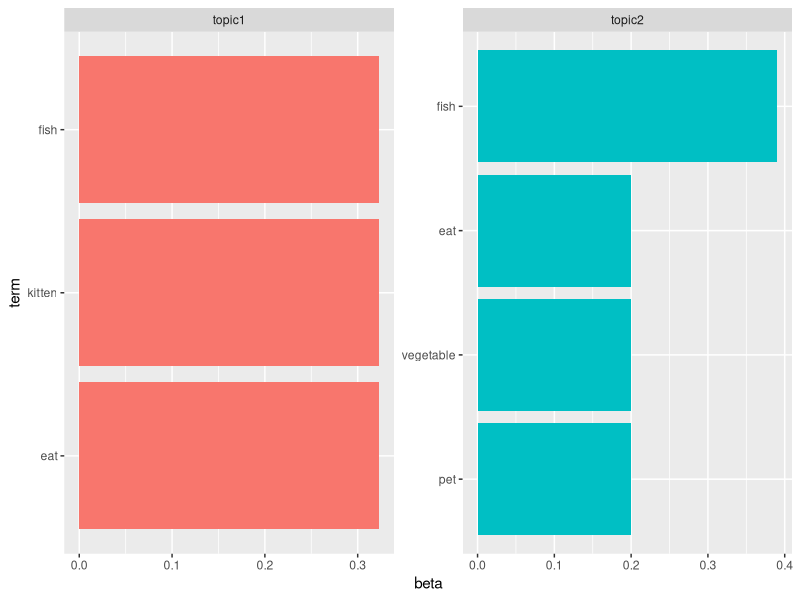
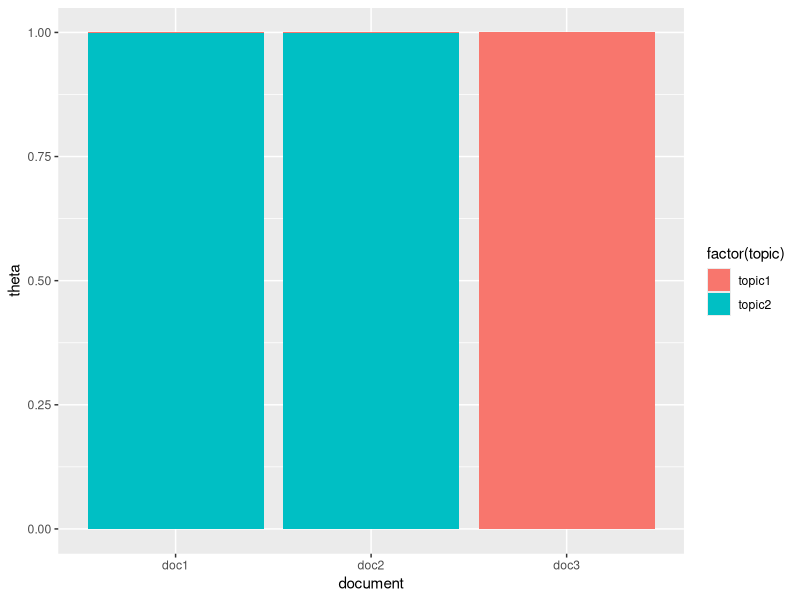

These charts were generated, in order, by the following R code:
## ---- chunk 1
library(dplyr)
library(ggplot2)
## ---- chunk 2
library(dplyr)
library(ggplot2)

rawdocs <- c('eat fish vegetable',   # I eat fish and vegetables
             'fish pet',             # Fish are pets
             'kitten eat fish')       # Kitten east fish
             

# generate a list of lemmas
docs <- strsplit(rawdocs, split=' ', perl=T) 
docs
## ---- chunk 3
# create a vocabulary list
vocab <- unique(unlist(docs))
vocab
## ---- chunk 4
# number of topics
K <- 2 
# dirichlet prior.
alpha <- 0.001
# dirichlet prior.
eta <- 0.05 
# iterations for collapsed gibbs sampling
iterations <- 20 
# set the seed
set.seed(12345)
# replace words with wordIDs
for(i in 1:length(docs)) docs[[i]] <- match(docs[[i]], vocab)
# Visualize the documents with word ids
docs
## ---- chunk 5
# initialize en empty word-topic count matrix.
wt <- matrix(0, K, length(vocab)) 
# initialize an empty topic-allocation list ta
ta <- sapply(docs, function(x) rep(0, length(x)))
## ---- chunk 6
wt
## ---- chunk 7
ta
## ---- chunk 8
for(d in 1:length(docs)){ 
    for(w in 1:length(docs[[d]])){
      # randomly assign topic to token w
      ta[[d]][w] <- sample(1:K, 1) 
      # topic index
      ti <- ta[[d]][w]
      # wordID for token w
      wi <- docs[[d]][w] 
      # update word-topic count matrix   
      wt[ti,wi] <- wt[ti,wi]+1   
  }
}
ta 
wt
## ---- chunk 9
dt <- matrix(0, length(docs), K)
for(d in 1:length(docs)){ 
    for(t in 1:K){ 
    dt[d,t] <- sum(ta[[d]]==t) 
  }
}
dt
## ---- chunk 10
for(i in 1:iterations){ 
  for(d in 1:length(docs)){ 
    for(w in 1:length(docs[[d]])){ 
      
      t0 <- ta[[d]][w] # initial topic assignment to token w
      wid <- docs[[d]][w] # wordID of token w
      
      dt[d,t0] <- dt[d,t0]-1 
      wt[t0,wid] <- wt[t0,wid]-1 
      
      ## COLLAPSED GIBBS SAMPLING MAGIC
      denom_a <- sum(dt[d,]) + K * alpha 
      denom_b <- rowSums(wt) + length(vocab) * eta 
      p_z <- (wt[,wid] + eta) / denom_b * (dt[d,] + alpha) / denom_a 
      t1 <- sample(1:K, 1, prob=p_z/sum(p_z)) 
      
      ta[[d]][w] <- t1 
      dt[d,t1] <- dt[d,t1]+1 
      wt[t1,wid] <- wt[t1,wid]+1 
    
      if(t0!=t1) print(paste0('doc:', d, ' token:' ,w, ' topic:',t0,'=>',t1)) 
    }
  }
}
## ---- chunk 11
# topic probabilities per word
b <- t((wt + eta) / (rowSums(wt+eta)))
beta <- data.frame(term = rep(vocab, 2),
                  topic = c(rep("topic1", 5), rep("topic2", 5)),
                  beta = c(b[,1], b[,2]))

beta %>%
  filter(beta > 0.07) %>%
  mutate(term = reorder(term, beta)) %>%
  ggplot(aes(term, beta, fill = factor(topic))) +
  geom_col(show.legend = FALSE) +
  facet_wrap(~ topic, scales = "free") +
  coord_flip()

# compute topic probabilities per document
t <- (dt+alpha) / rowSums(dt+alpha)
theta <- data_frame(document = rep(paste0("doc", 1:3), 2),
                    topic = c(rep("topic1", 3), rep("topic2", 3)),
                    theta = c(t[,1], t[,2]))
theta %>% ggplot(aes(document, theta, fill = factor(topic))) +
  geom_col(show.legend = TRUE)
